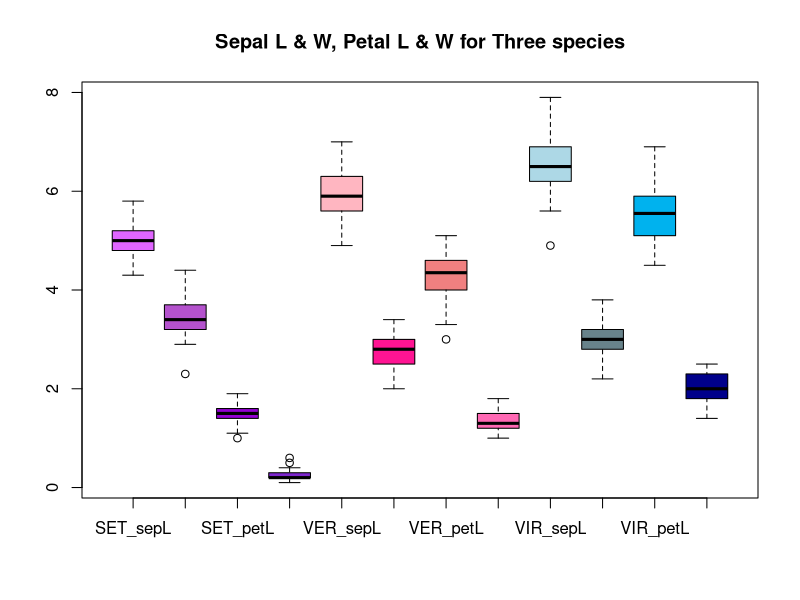

The R script that drew this image:
library(ggplot2)
library(dplyr)
iris 
par(mfrow=c(1,1))
#--------------------------------------------------------------------------------------
iris_1 <- iris %>%
  select (Sepal.Length, Sepal.Width, Petal.Length, Petal.Width, Species) %>%
  filter(Species %in% 'setosa')
iris_1

SET_sepL <- iris_1[,1]  ; SET_sepW <- iris_1[,2]
SET_petL <- iris_1[,3]  ; SET_petW <- iris_1[,4]

#--------------------------------------------------------------------------------------
iris_2 <- iris %>%
  select (Sepal.Length, Sepal.Width, Petal.Length, Petal.Width, Species) %>%
  filter(Species %in% 'versicolor')
iris_2

VER_sepL <- iris_2[,1]  ; VER_sepW <- iris_2[,2]
VER_petL <- iris_2[,3]  ; VER_petW <- iris_2[,4]

#--------------------------------------------------------------------------------------
iris_3 <- iris %>%
  select (Sepal.Length, Sepal.Width, Petal.Length, Petal.Width, Species) %>%
  filter(Species %in% 'virginica')
iris_3

VIR_sepL <- iris_3[,1]  ; VIR_sepW <- iris_3[,2]
VIR_petL <- iris_3[,3]  ; VIR_petW <- iris_3[,4]

#--------------------------------------------------------------------------------------

boxplot (  SET_sepL, SET_sepW, SET_petL, SET_petW ,
           VER_sepL, VER_sepW, VER_petL, VER_petW ,
           VIR_sepL, VIR_sepW, VIR_petL, VIR_petW ,
           main = 'Sepal L & W, Petal L & W for Three species', font.main = 10,
           names = c('SET_sepL', 'SET_sepW', 'SET_petL', 'SET_petW' ,
                                   'VER_sepL', 'VER_sepW', 'VER_petL', 'VER_petW' ,
                                   'VIR_sepL', 'VIR_sepW', 'VIR_petL', 'VIR_petW' ),
           col = c('mediumorchid1', 'mediumorchid3', 'darkviolet', 'purple3',
                   'lightpink','deeppink','lightcoral','hotpink',
                   'lightblue','lightblue4','deepskyblue2','darkblue')
          )

                   

















